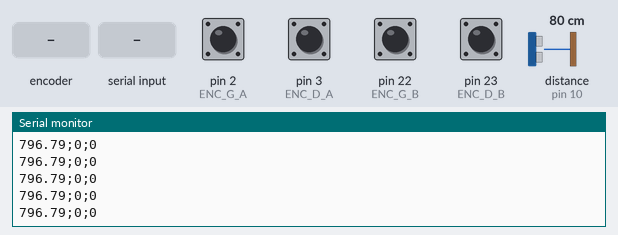
A sketch run on a simulated Arduino Mega 2560, built with avr-gcc and run on an emulated ATmega2560. On the bench: the last lines printed to the serial monitor. Wiring (inferred from the names in the program): ultrasonic range finder: trigger pin 9; echo pin 10. The inputs (shaded band) are chosen by the test bench; at power-on: pin 2 (ENC_G_A), pin 3 (ENC_D_A), pin 22 (ENC_G_B), pin 23 (ENC_D_B) HIGH, distance to the obstacle (sensor on pin 10) 80 cm. The echo pulse lasts 58.3 µs per cm.

Above: at 1.2 s.
1.3 s: distance to the obstacle (sensor on pin 10) set to 2 cm
At 1.38 s:
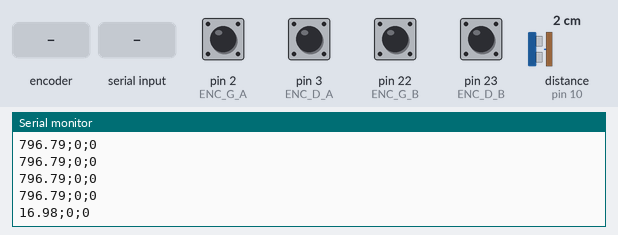
2.8 s: pin 3 (ENC_D_A) pulled LOW for 0.15 s
At 2.9 s:
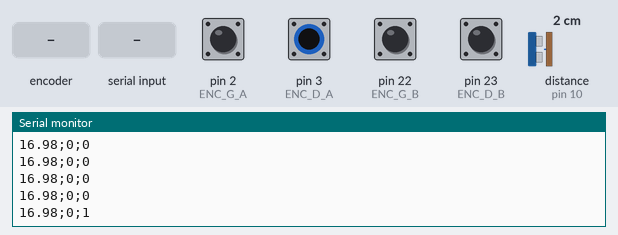
4.4 s: distance to the obstacle (sensor on pin 10) set to 4 cm
At 4.42 s:
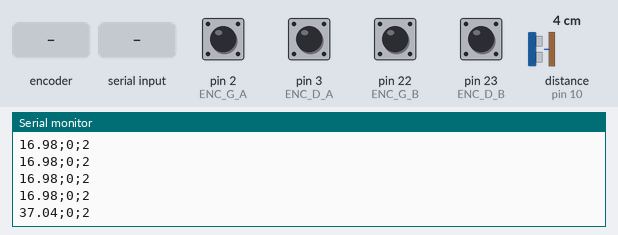
7.4 s: rotary encoder on pin 2 (ENC_G_A) / pin 22 (ENC_G_B) turned 2 steps (second pin leading)
At 7.46 s:
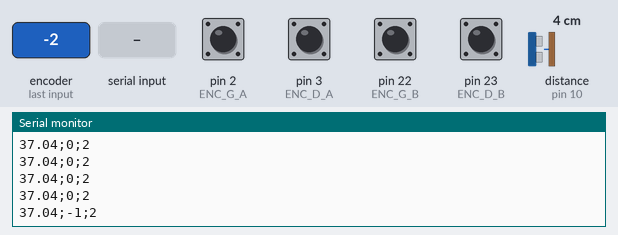
9.3 s: "STOP\n" received over Serial
At 9.48 s:
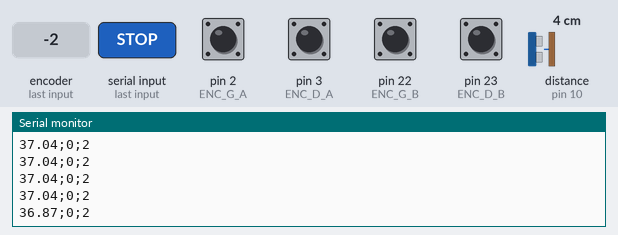
10.8 s: distance to the obstacle (sensor on pin 10) set to 9 cm
At 10.8 s:
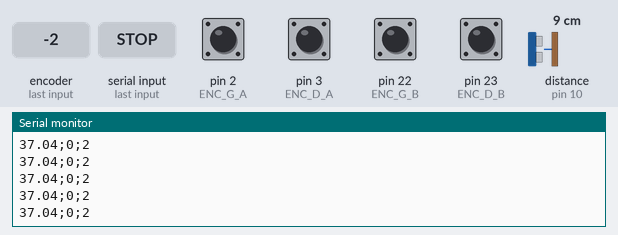
Timing chart, 0 to 13.8 s (numbered marks = the images above; inputs shaded):
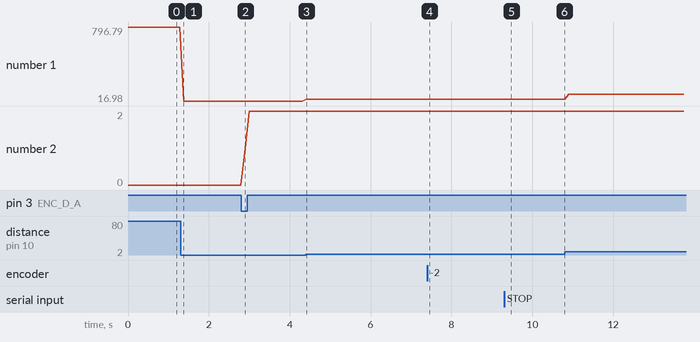

Measured:
- after the input at 1.3 s, the serial monitor: prints a new line after 0.08 s (image 1)
- after the input at 2.8 s, the serial monitor: prints a new line after 0.09 s (image 2)
- after the input at 4.4 s, the serial monitor: prints a new line at once (image 3)
- after the input at 7.4 s, the serial monitor: prints a new line after 0.05 s (image 4)
- after the input at 9.3 s, the serial monitor: prints a new line after 0.18 s (image 5)
- plotted number 1: 796.79 → 16.98 after the input at 1.3 s, 16.98 → 37.04 after the input at 4.4 s, 37.04 → 86.95 after the input at 10.8 s
- plotted number 2: 0 → 2 after the input at 2.8 s

The sketch:

ultrason_testable_sans_alim.ino
```cpp
#define TRIG_PIN 9
#define ECHO_PIN 10

#define ENC_G_A 2
#define ENC_G_B 22

#define ENC_D_A 3
#define ENC_D_B 23

volatile long ticks_gauche = 0;
volatile long ticks_droite = 0;

String commande_python = "";

void encoderGaucheISR() {
  if (digitalRead(ENC_G_B) == HIGH) {
    ticks_gauche++;
  } else {
    ticks_gauche--;
  }
}

void encoderDroiteISR() {
  if (digitalRead(ENC_D_B) == HIGH) {
    ticks_droite++;
  } else {
    ticks_droite--;
  }
}

float lireDistanceUltrasonMm() {
  digitalWrite(TRIG_PIN, LOW);
  delayMicroseconds(2);

  digitalWrite(TRIG_PIN, HIGH);
  delayMicroseconds(10);
  digitalWrite(TRIG_PIN, LOW);

  long duree = pulseIn(ECHO_PIN, HIGH, 30000);

  if (duree == 0) {
    return -1;
  }

  return duree * 0.343 / 2.0;
}

void setup() {
  Serial.begin(9600);

  pinMode(TRIG_PIN, OUTPUT);
  pinMode(ECHO_PIN, INPUT);

  pinMode(ENC_G_A, INPUT_PULLUP);
  pinMode(ENC_G_B, INPUT_PULLUP);
  pinMode(ENC_D_A, INPUT_PULLUP);
  pinMode(ENC_D_B, INPUT_PULLUP);

  attachInterrupt(digitalPinToInterrupt(ENC_G_A), encoderGaucheISR, CHANGE);
  attachInterrupt(digitalPinToInterrupt(ENC_D_A), encoderDroiteISR, CHANGE);
}

void loop() {
  float distance_avant = lireDistanceUltrasonMm();

  long tg;
  long td;

  noInterrupts();
  tg = ticks_gauche;
  td = ticks_droite;
  interrupts();

  // Format envoyé à Python :
  // distance_avant;ticks_gauche;ticks_droite
  Serial.print(distance_avant);
  Serial.print(";");
  Serial.print(tg);
  Serial.print(";");
  Serial.println(td);

  // Réception commande Python
  if (Serial.available() > 0) {
    commande_python = Serial.readStringUntil('\n');
    commande_python.trim();

    if (commande_python == "STOP") {
      // Plus tard : couper moteurs ici
    }

    if (commande_python == "AVANCE") {
      // Plus tard : commander moteurs ici
    }
  }

  delay(100);
}
```
